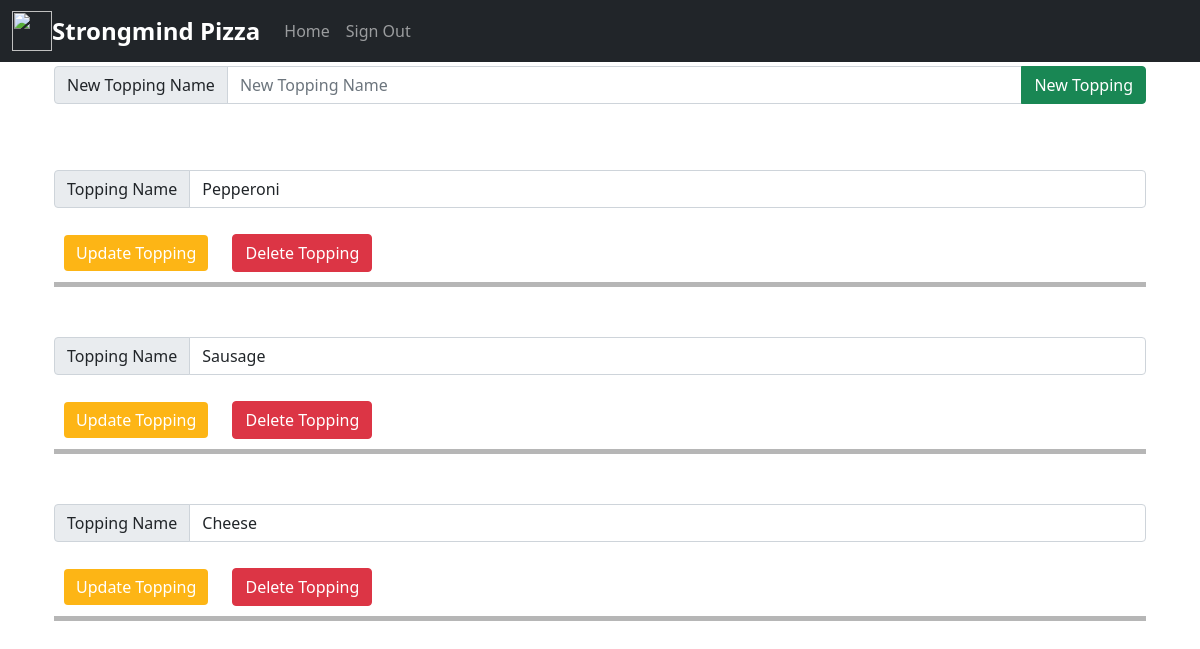
Before: /pizza/toppings/ (signed in) with the older database file.
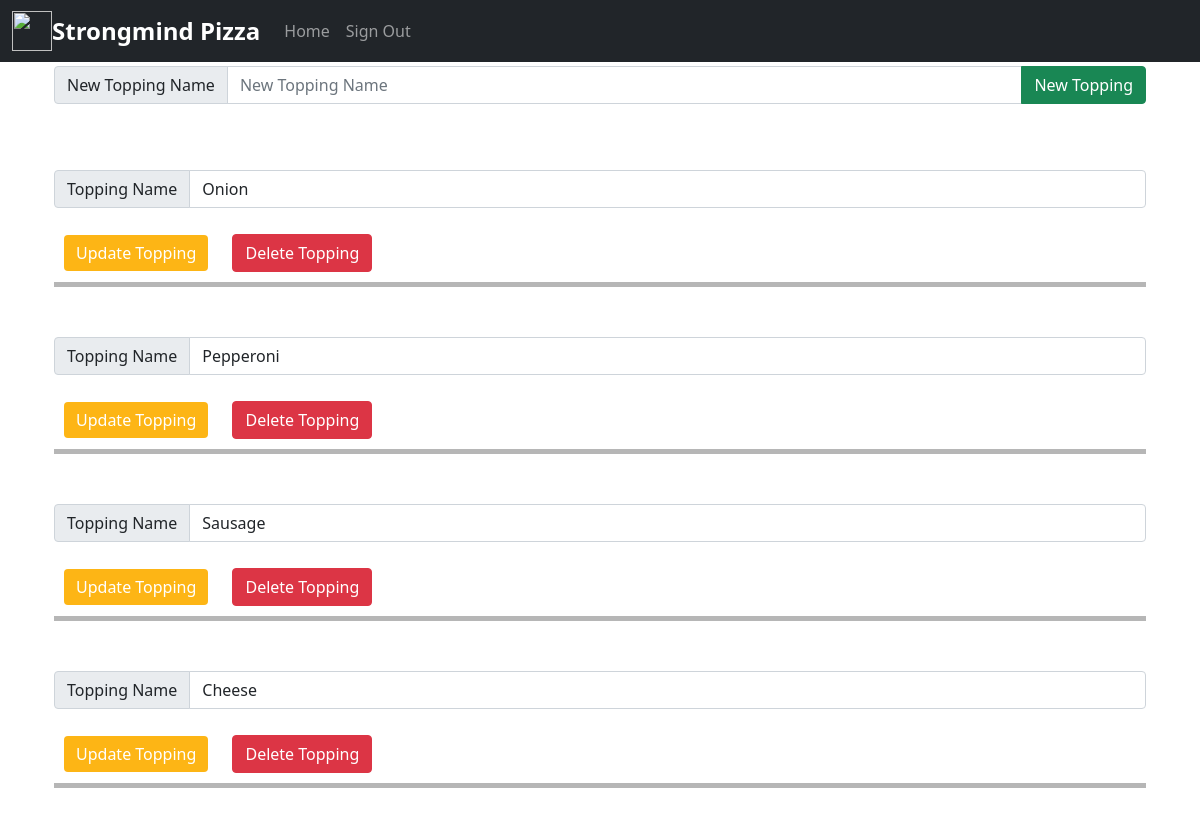
After: the same page with the newer database file.
### strongmind_pizza_app/pizza/models.py (models this page shows)
class Mastertoppings(models.Model):
    mastertoppingid = models.AutoField(unique=True, primary_key=True)
    mastertoppingname = models.TextField()
    class Meta:
        app_label = "pizza"
        managed = False
        db_table = 'MasterToppings'

### strongmind_pizza_app/pizza/views.py (the view)
# urls.py: path("toppings/", vToppings, name="pizza"),
@permission_required(perm=["pizza.change_mastertoppings"], login_url="/")
def vToppings(request):
    all_toppings = Mastertoppings.objects.all().values()
    context = {
        "toppings": all_toppings[::-1],
    }
    return render(request, "pizza/toppings.html", context)

### strongmind_pizza_app/users/context_processors.py (called while the page is built)
def allauth_settings(request):
    return {
        "ACCOUNT_ALLOW_REGISTRATION": settings.ACCOUNT_ALLOW_REGISTRATION,
    }

### strongmind_pizza_app/templates/pizza/toppings.html (shortened to what this page needs)
{% extends "base.html" %}
{% block content %}
<div class="container">
    <form class="form text-center" method="post" action="/pizza/api/newtopping/">
        <div class="input-group mb-3">
            <span class="input-group-text" id="basic-addon1">New Topping Name</span>
            <input type="text" name="mastertoppingname" class="form-control" placeholder="New Topping Name" aria-label="Topping" aria-describedby="basic-addon1" required>
            <button type="button" onclick="APICall(apirequest='/pizza/api/newtopping/', this.form, 'Are you sure you want to create a new topping?');" name="newtopping" class="btn btn-success" role="button">New Topping</button>
        </div>
    </form>
    <div id="id_topping_container" style="overflow: auto; height:850px; width:auto;">
        {% for topping in toppings %}
            <div id="id_{{topping.mastertoppingname}}" name="topping_{{topping.mastertoppingname}}" style=" margin-top:50px; border-bottom: 5px solid rgb(182, 182, 182);">
                <form id="toppingform_{{topping.mastertoppingid}}" class="form-inline" method="post" action="/pizza/api/updatetopping/">
                    <div class="input-group mb-3">
                        <span class="input-group-text" id="basic-addon1">Topping Name</span>
                        <input type="text" value="{{topping.mastertoppingname}}" name="mastertoppingname" class="form-control" placeholder="Topping Name" aria-label="ToppingName" aria-describedby="basic-addon1">
                    </div>
                    <div class="d-table-cell">
                        <button style="margin:10px;" type="button" onclick="APICall(apirequest='/pizza/api/updatetopping/', this.form);" name="updatetopping" class="btn btn-primary" role="button">Update Topping</button>
                        <button style="margin:10px;" type="button" onclick="APICall(apirequest='/pizza/api/deletetopping/', this.form, 'Are you sure you want to delete this topping?');" name="deletetopping" class="btn btn-danger" role="button">Delete Topping</button>
                    </div>
                </form>
            </div>
        {% endfor %}
    </div>
</div>
{% endblock content %}

Changed rows visible on the page:
added Mastertoppings: mastertoppingname "Onion"
